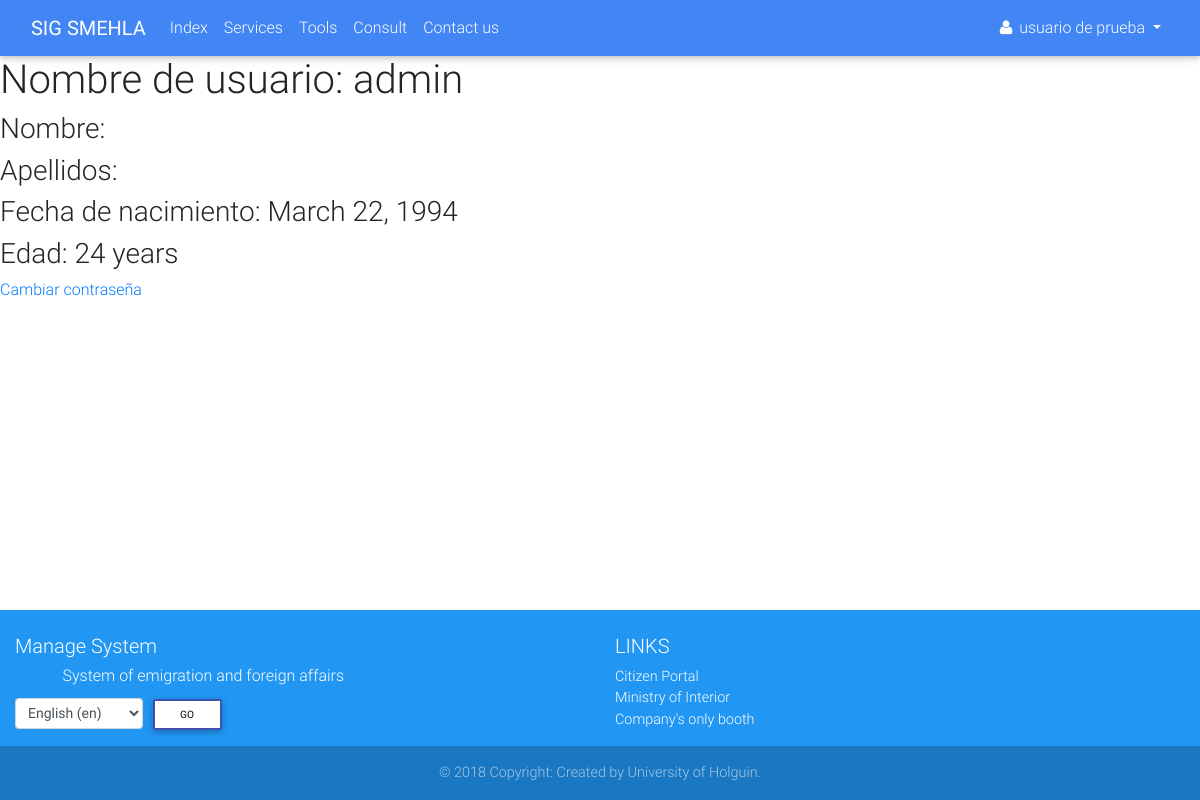
Before: /accounts/1/detail/ (signed in) with the older database file.
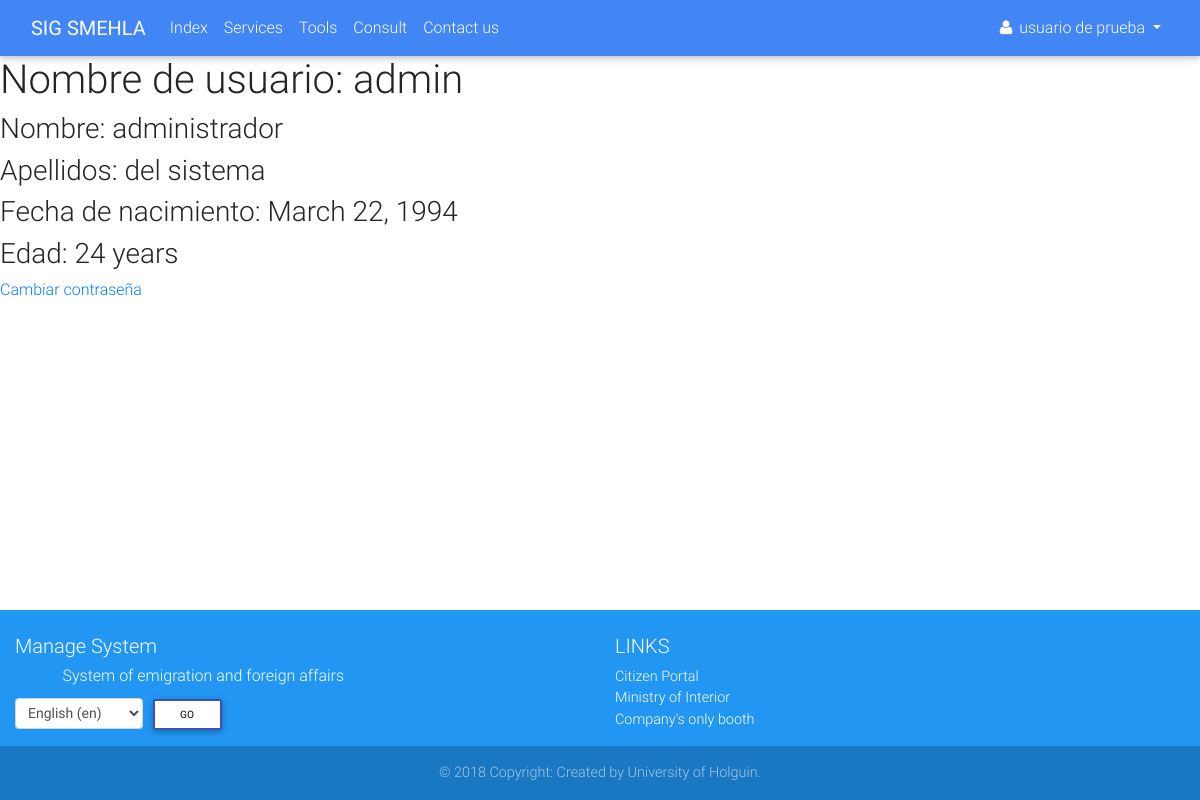
After: the same page with the newer database file.
### accounts/models.py (models this page shows)
class Profile(AbstractUser):
    OCCUPATION_TYPE = (
        ('FAC', _('Functionary of Attention to Customer')),
        ('BAC', _('Boss of Attention to Customer')),
        ('BDAC', _('Boss of Departament of Attention to Customer')),
        ('DIR', _('Director')),
        ('ADMIN', _('Administrator')),
    )
    born_date = models.DateField(_('Born date'), blank=True, null=True, validators=[validate_born_date])
    occupation = models.CharField(_('Occupation'), max_length=5, choices=OCCUPATION_TYPE, default=OCCUPATION_TYPE[0])
    REQUIRED_FIELDS = ['email', 'born_date']
    class Meta:
        verbose_name = _('Profile')
        verbose_name_plural = _('Profiles')
    def age(self):
        if self.born_date:
            return _('%(years)d years') % {'years': date.today().year - self.born_date.year}
        else:
            return None
    def __str__(self):
        if self.first_name and self.last_name:
            return self.get_full_name()
        else:
            return self.username

### accounts/views.py (the view)
# urls.py: path('<int:pk>/detail/', views.ProfileDetailView.as_view(), name='profile_detail'),
class ProfileDetailView(mixins.LoginRequiredMixin, generic.DetailView):
    model = Profile

### accounts/templates/accounts/profile_detail.html (shortened to what this page needs)
{% extends 'navbar.html' %}
{% load i18n %}
{% block main %}
    <h1>Nombre de usuario: {{ profile.username }}</h1>
    <h3>Nombre: {{ profile.first_name }}</h3>
    <h3>Apellidos: {{ profile.last_name }}</h3>
    <h3>Fecha de nacimiento: {{ profile.born_date }}</h3>
    <h3>Edad: {{ profile.age }}</h3>
    <a href="{% url 'accounts:profile_update_password' profile.pk %}">Cambiar contraseña</a>
{% endblock %}

Changed rows visible on the page:
changed Profile "admin": first_name (not shown) → "administrador"; last_name (not shown) → "del sistema"
